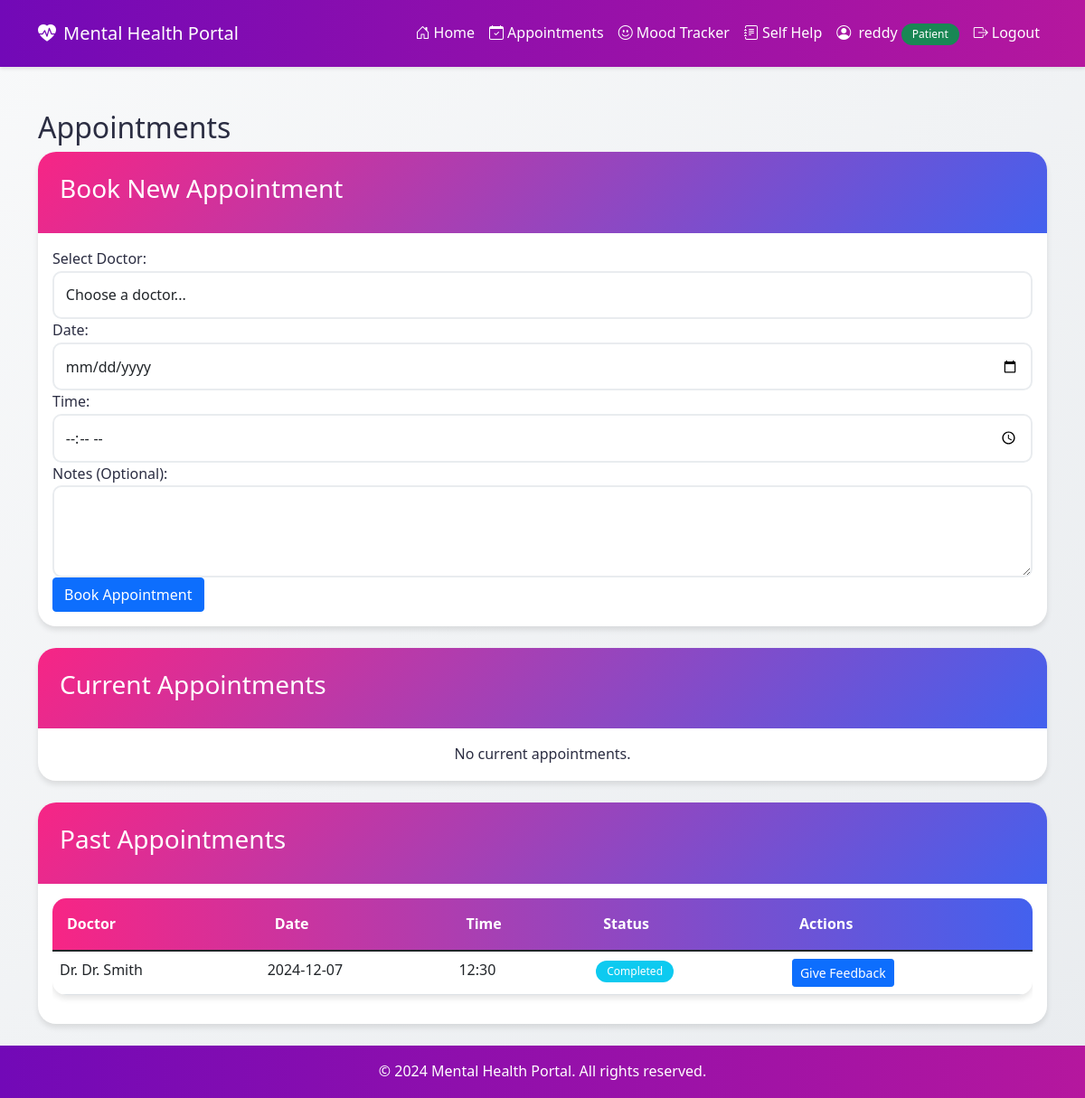
/appointments (signed in), run on the app's committed database.
### app.py (models this page shows)
class Appointment(db.Model):
    id = db.Column(db.Integer, primary_key=True)
    patient_id = db.Column(db.Integer, db.ForeignKey('user.id'), nullable=False)
    doctor_id = db.Column(db.Integer, db.ForeignKey('user.id'), nullable=False)
    date = db.Column(db.String(10), nullable=False)  # Format: YYYY-MM-DD
    time = db.Column(db.String(5), nullable=False)   # Format: HH:MM
    notes = db.Column(db.Text)
    status = db.Column(db.String(20), default='pending')  # pending, confirmed, cancelled, completed
    created_at = db.Column(db.DateTime, default=datetime.utcnow)

class User(UserMixin, db.Model):
    id = db.Column(db.Integer, primary_key=True)
    username = db.Column(db.String(80), unique=True, nullable=False)
    password = db.Column(db.String(120), nullable=False)
    email = db.Column(db.String(120), unique=True, nullable=False)
    role = db.Column(db.String(20), nullable=False)
    name = db.Column(db.String(100))
    specialization = db.Column(db.String(100))
    photo = db.Column(db.String(255))  # Store the photo filename
    created_at = db.Column(db.DateTime, default=datetime.utcnow)
    patient_appointments = db.relationship('Appointment',
                                         foreign_keys='Appointment.patient_id',
                                         backref='patient',
                                         lazy=True)
    doctor_appointments = db.relationship('Appointment',
                                        foreign_keys='Appointment.doctor_id',
                                        backref='doctor',
                                        lazy=True)
    mood_entries = db.relationship('MoodEntry', backref='mood_user', lazy=True)
    doctor_feedbacks = db.relationship('DoctorFeedback', foreign_keys='DoctorFeedback.doctor_id', backref='feedback_as_doctor', lazy=True)
    given_feedbacks = db.relationship('DoctorFeedback', foreign_keys='DoctorFeedback.patient_id', backref='feedback_as_patient', lazy=True)

### app.py (the view, shortened to what this page needs)
@app.route('/appointments')
@login_required
def appointments():
    auto_complete_past_appointments()
    today = datetime.now().strftime('%Y-%m-%d')
    if session.get('role') == 'patient':
        doctors = User.query.filter_by(role='doctor').all()
        current_appointments = Appointment.query.filter_by(
            patient_id=session['user_id']
        ).filter(
            Appointment.status.in_(['pending', 'confirmed'])
        ).order_by(Appointment.date.asc()).all()
        past_appointments = Appointment.query.filter_by(
            patient_id=session['user_id']
        ).filter(
            Appointment.status.in_(['completed', 'cancelled'])
        ).order_by(Appointment.date.desc()).all()
        return render_template('appointments.html',
                             doctors=doctors,
                             current_appointments=current_appointments,
                             past_appointments=past_appointments,
                             today=today)

### app.py (called while the page is built)
def login_required(f):
    @wraps(f)
    def decorated_function(*args, **kwargs):
        if 'user_id' not in session:
            flash('Please log in first.', 'error')
            return redirect(url_for('login'))
        return f(*args, **kwargs)
    return decorated_function

def auto_complete_past_appointments():
    today = datetime.now().strftime('%Y-%m-%d')
    past_confirmed = Appointment.query.filter(
        Appointment.status == 'confirmed',
        Appointment.date < today
    ).all()
    for appointment in past_confirmed:
        appointment.status = 'completed'
    if past_confirmed:
        db.session.commit()

@app.before_request
def before_request():
    if not request.path.startswith('/static'):
        auto_complete_past_appointments()

### templates/appointments.html (shortened to what this page needs)
{% extends "base.html" %}
{% block content %}
<div class="container mt-4">
    <h2>Appointments</h2>
    {% if session.get('role') == 'patient' %}
        <div class="card mb-4">
            <div class="card-header">
                <h3>Book New Appointment</h3>
            </div>
            <div class="card-body">
                <form id="appointmentForm" method="POST" action="{{ url_for('create_appointment') }}">
                    <div class="form-group">
                        <label for="doctor">Select Doctor:</label>
                        <select class="form-control" id="doctor" name="doctor_id" required>
                            <option value="">Choose a doctor...</option>
                        </select>
                    </div>
                    <div class="form-group">
                        <label for="date">Date:</label>
                        <input type="date" class="form-control" id="date" name="date" required min="{{ today }}">
                    </div>
                    <div class="form-group">
                        <label for="time">Time:</label>
                        <input type="time" class="form-control" id="time" name="time" required>
                    </div>
                    <div class="form-group">
                        <label for="notes">Notes (Optional):</label>
                        <textarea class="form-control" id="notes" name="notes" rows="3"></textarea>
                    </div>
                    <button type="submit" class="btn btn-primary">Book Appointment</button>
                </form>
            </div>
        </div>
        <div class="card mb-4">
            <div class="card-header">
                <h3>Current Appointments</h3>
            </div>
            <div class="card-body">
                {% if current_appointments %}
                    <div class="table-responsive">
                        <table class="table">
                            <thead>
                                <tr>
                                    <th>Doctor</th>
                                    <th>Date</th>
                                    <th>Time</th>
                                    <th>Status</th>
                                    <th>Actions</th>
                                </tr>
                            </thead>
                            <tbody>
                                {% for appointment in current_appointments %}
                                <tr>
                                    <td>Dr. {{ appointment.doctor.username }}</td>
                                    <td>{{ appointment.date }}</td>
                                    <td>{{ appointment.time }}</td>
                                    <td>
                                        {% if appointment.status == 'pending' %}
                                            <span class="badge bg-warning">Pending</span>
                                        {% elif appointment.status == 'confirmed' %}
                                            <span class="badge bg-success">Confirmed</span>
                                        {% endif %}
                                    </td>
                                    <td>
                                        <form action="{{ url_for('cancel_appointment', appointment_id=appointment.id) }}" method="POST" class="d-inline">
                                            <button type="submit" class="btn btn-danger btn-sm" onclick="return confirm('Are you sure you want to cancel this appointment?')">
                                                Cancel
                                            </button>
                                        </form>
                                    </td>
                                </tr>
                                {% endfor %}
                            </tbody>
                        </table>
                    </div>
                {% else %}
                    <p class="text-center mb-0">No current appointments.</p>
                {% endif %}
            </div>
        </div>
        <div class="card">
            <div class="card-header">
                <h3>Past Appointments</h3>
            </div>
            <div class="card-body">
                {% if past_appointments %}
                    <div class="table-responsive">
                        <table class="table">
                            <thead>
                                <tr>
                                    <th>Doctor</th>
                                    <th>Date</th>
                                    <th>Time</th>
                                    <th>Status</th>
                                    <th>Actions</th>
                                </tr>
                            </thead>
                            <tbody>
                                {% for appointment in past_appointments %}
                                <tr>
                                    <td>Dr. {{ appointment.doctor.username }}</td>
                                    <td>{{ appointment.date }}</td>
                                    <td>{{ appointment.time }}</td>
                                    <td>
                                        {% if appointment.status == 'completed' %}
                                            <span class="badge bg-info">Completed</span>
                                        {% elif appointment.status == 'cancelled' %}
                                            <span class="badge bg-danger">Cancelled</span>
                                        {% endif %}
                                    </td>
                                    <td>
                                        {% if appointment.status == 'completed' %}
                                            <a href="{{ url_for('patient_feedback', appointment_id=appointment.id) }}"
                                               class="btn btn-primary btn-sm">
                                                Give Feedback
                                            </a>
                                        {% endif %}
                                    </td>
                                </tr>
                                {% endfor %}
                            </tbody>
                        </table>
                    </div>
                {% else %}
                    <p class="text-center mb-0">No past appointments.</p>
                {% endif %}
            </div>
        </div>
    {% endif %}
</div>
{% endblock %}

### static/css/style.css (style rules this page uses)
:root { --primary-color: #7209b7; --secondary-color: #4cc9f0; --accent-1: #f72585; --accent-2: #4361ee; --accent-3: #4cc9f0; --accent-4: #b5179e; --success: #52b788; --warning: #ffd700; --danger: #e63946; --light: #f8f9fa; --dark: #2b2d42; }
body { background: linear-gradient(135deg, #f8f9fa 0%, #e9ecef 100%); color: var(--dark); line-height: 1.6; }
.card { border: none; border-radius: 20px; overflow: hidden; transition: transform 0.3s ease, box-shadow 0.3s ease; box-shadow: 0 4px 6px rgba(0,0,0,0.1); }
.card-header { background: linear-gradient(135deg, var(--accent-1), var(--accent-2)); color: white; border: none; padding: 1.5rem; }
.form-control { border-radius: 10px; border: 2px solid #e9ecef; padding: 0.8rem; transition: all 0.3s ease; }
.table { background: white; border-radius: 15px; overflow: hidden; box-shadow: 0 4px 6px rgba(0,0,0,0.1); }
.table thead { background: linear-gradient(90deg, var(--accent-1), var(--accent-2)); color: white; }
.table th { border: none; padding: 1rem; }
.badge { padding: 0.5em 1em; border-radius: 20px; font-weight: 500; }

### data on the page
Appointment: doctor.username "Dr. Smith", date "2024-12-07", time "12:30", status "Completed"

### other printed values
{{ session.get('username') }} "reddy"
